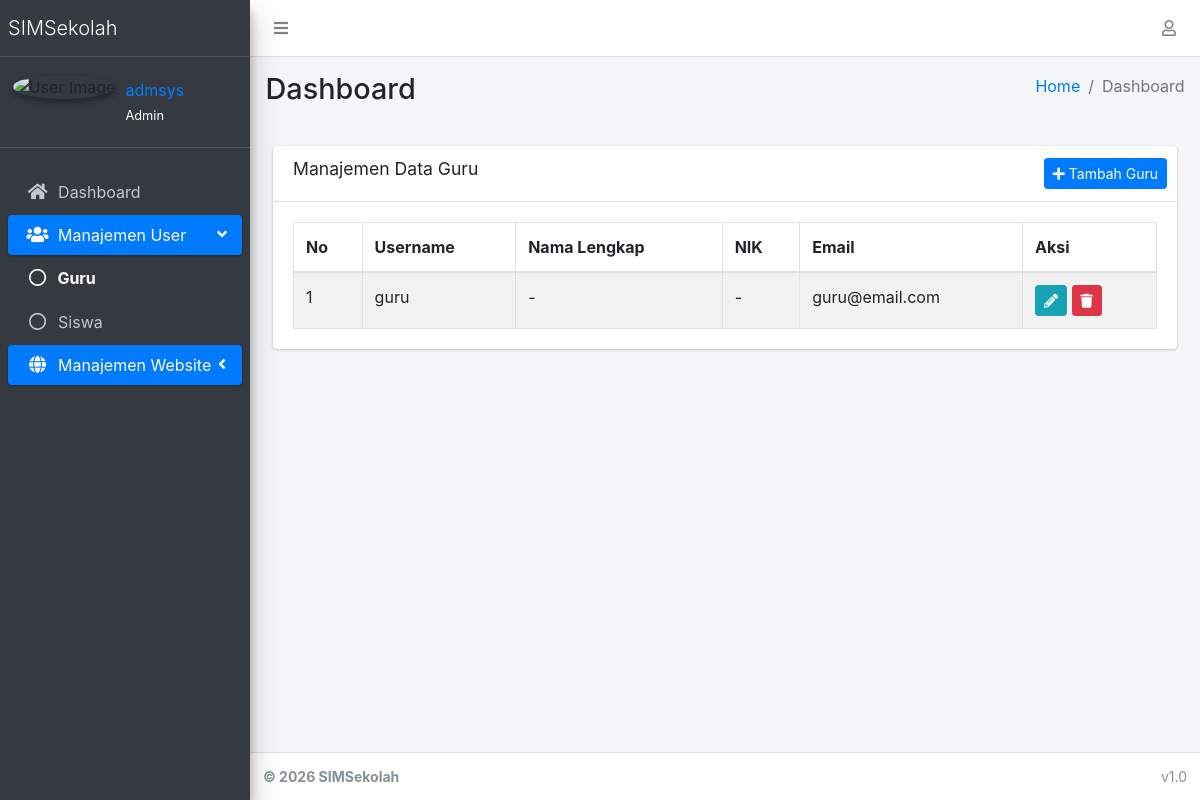
Before: /accounts/teachers/ (signed in) with the older database file.
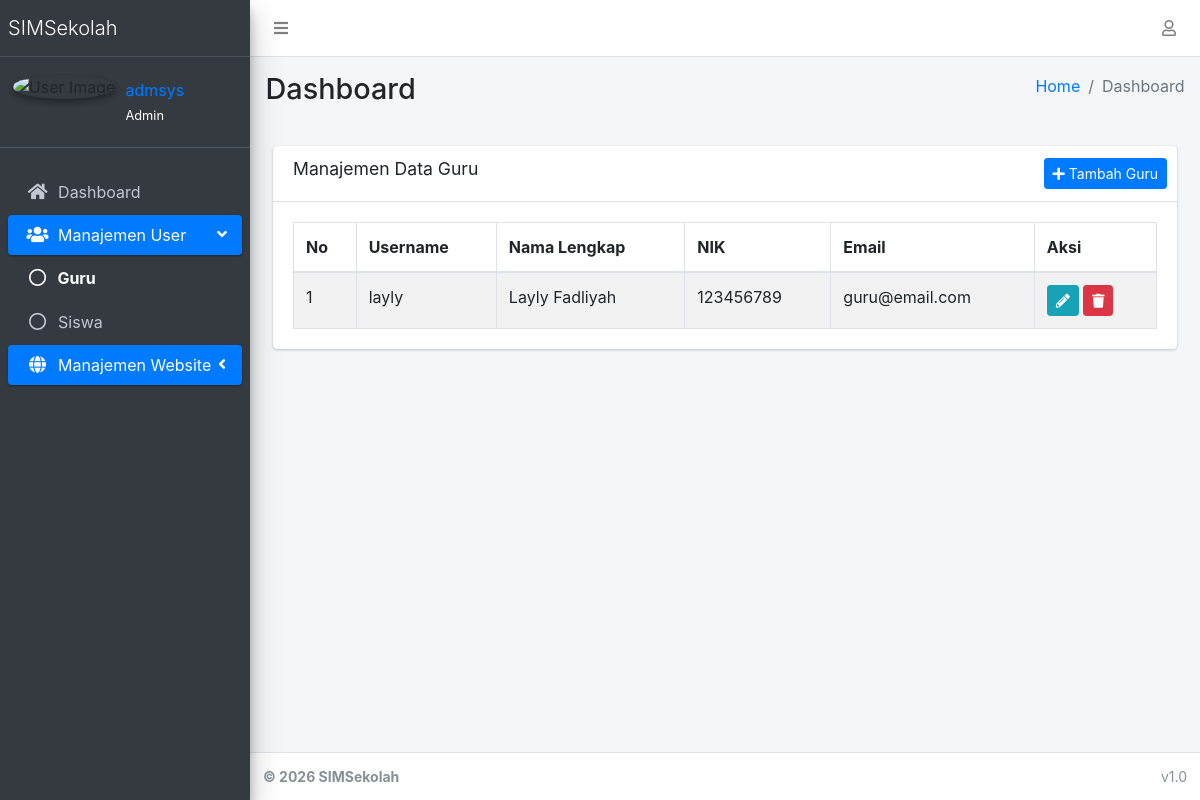
After: the same page with the newer database file.
### apps/accounts/models.py (models this page shows, shortened)
class User(AbstractUser):
    role = models.CharField(
        max_length=20,
        choices=(
            ('admin', 'Admin'),
            ('teacher', 'Teacher'),
            ('student', 'Student'),
        ),
        default='student'
    )

class UserProfile(models.Model):
    GENDER_CHOICES = (
        ('L', 'Laki-laki'),
        ('P', 'Perempuan'),
    )
    user = models.OneToOneField(User, on_delete=models.CASCADE)
    nama_lengkap = models.CharField(max_length=150, blank=True)
    nik = models.CharField(max_length=16, blank=True)
    jenis_kelamin = models.CharField(max_length=1, choices=GENDER_CHOICES, blank=True)
    tempat_lahir = models.CharField(max_length=100, blank=True)
    tanggal_lahir = models.DateField(null=True, blank=True)
    nama_ibu_kandung = models.CharField(max_length=150, blank=True)
    nama_sekolah = models.CharField(max_length=200, blank=True)
    npsn = models.CharField(max_length=20, blank=True)
    alamat_sekolah = models.TextField(blank=True)
    email_unit_kerja = models.EmailField(blank=True)
    alamat_rumah = models.TextField(blank=True)
    no_hp = models.CharField(max_length=20, blank=True)
    email_pribadi = models.EmailField(blank=True)
    pendidikan_terakhir = models.CharField(max_length=100, blank=True)
    jurusan = models.CharField(max_length=100, blank=True)
    gelar = models.CharField(max_length=50, blank=True)
    scan_ktp = models.FileField(upload_to='documents/ktp/', blank=True, null=True)
    scan_kk = models.FileField(upload_to='documents/kk/', blank=True, null=True)
    scan_sk = models.FileField(upload_to='documents/sk/', blank=True, null=True)

### apps/accounts/views.py (the view)
# urls.py: path('teachers/', views.teacher_list, name='teacher_list'),
@admin_only
def teacher_list(request):
    teachers = User.objects.filter(role='teacher')
    return render(request, 'accounts/teacher_list.html', {'teachers': teachers})

### apps/accounts/templatetags/account_tags.py (called while the page is built)
@register.inclusion_tag('accounts/partials/user_info.html', takes_context=True)
def user_profile_info(context):
    request = context['request']
    user = request.user
    return {
        'profile': user.userprofile if user.is_authenticated else None,
        'user': user
    }

### apps/accounts/templates/accounts/teacher_list.html (shortened to what this page needs)
{% extends 'admin/base.html' %}
{% load static %}
{% block content %}
<div class="container-fluid">
    <div class="row">
        <div class="col-12">
            <div class="card">
                <div class="card-header">
                    <h3 class="card-title">Manajemen Data Guru</h3>
                    <div class="card-tools">
                        <a href="{% url 'accounts:teacher_create' %}" class="btn btn-primary btn-sm">
                            <i class="fas fa-plus"></i> Tambah Guru
                        </a>
                    </div>
                </div>
                <div class="card-body">
                    <table id="example1" class="table table-bordered table-striped">
                        <thead>
                            <tr>
                                <th>No</th>
                                <th>Username</th>
                                <th>Nama Lengkap</th>
                                <th>NIK</th>
                                <th>Email</th>
                                <th>Aksi</th>
                            </tr>
                        </thead>
                        <tbody>
                            {% for teacher in teachers %}
                            <tr>
                                <td>{{ forloop.counter }}</td>
                                <td>{{ teacher.username }}</td>
                                <td>{{ teacher.userprofile.nama_lengkap|default:"-" }}</td>
                                <td>{{ teacher.userprofile.nik|default:"-" }}</td>
                                <td>{{ teacher.email }}</td>
                                <td>
                                    <a href="{% url 'accounts:teacher_edit' teacher.pk %}" class="btn btn-info btn-sm">
                                        <i class="fas fa-pencil-alt"></i>
                                    </a>
                                    <button class="btn btn-danger btn-sm" onclick="confirmDelete('{{ teacher.pk }}', '{{ teacher.username }}')">
                                        <i class="fas fa-trash"></i>
                                    </button>
                                </td>
                            </tr>
                            {% empty %}
                            <tr>
                                <td colspan="6" class="text-center">Belum ada data guru.</td>
                            </tr>
                            {% endfor %}
                        </tbody>
                    </table>
                </div>
                </div>
        </div>
    </div>
</div>
{% endblock %}

Changed rows visible on the page:
changed User "guru@email.com": username "guru" → "layly"; userprofile.nama_lengkap "-" → "Layly Fadliyah"; userprofile.nik "-" → "123456789"
